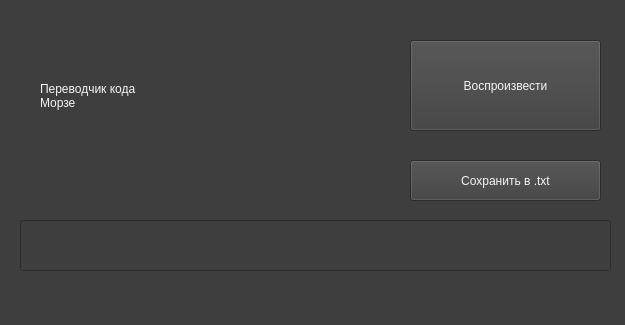
<?xml version="1.0" encoding="UTF-8"?>
<ui version="4.0">
 <class>MainWindow</class>
 <widget class="QMainWindow" name="MainWindow">
  <property name="geometry">
   <rect>
    <x>0</x>
    <y>0</y>
    <width>625</width>
    <height>325</height>
   </rect>
  </property>
  <property name="windowTitle">
   <string>Morse Code Translator</string>
  </property>
  <property name="styleSheet">
   <string notr="true">background-color: rgb(62, 62, 62);</string>
  </property>
  <widget class="QWidget" name="centralwidget">
   <widget class="QPushButton" name="play_Button">
    <property name="geometry">
     <rect>
      <x>410</x>
      <y>40</y>
      <width>191</width>
      <height>91</height>
     </rect>
    </property>
    <property name="styleSheet">
     <string notr="true">color: rgb(245, 245, 245);
font: 75 12pt &quot;Segoe Script&quot;;</string>
    </property>
    <property name="text">
     <string>Воспроизвести</string>
    </property>
   </widget>
   <widget class="QLineEdit" name="lineEdit">
    <property name="geometry">
     <rect>
      <x>20</x>
      <y>220</y>
      <width>591</width>
      <height>51</height>
     </rect>
    </property>
    <property name="styleSheet">
     <string notr="true">color: rgb(245, 245, 245);
selection-background-color: rgb(150, 150, 150);
border-color: rgb(80, 80, 80);
selection-color: rgb(230, 230, 230);
font: 75 16pt &quot;Segoe Script&quot;;</string>
    </property>
   </widget>
   <widget class="QLabel" name="label">
    <property name="geometry">
     <rect>
      <x>40</x>
      <y>40</y>
      <width>321</width>
      <height>111</height>
     </rect>
    </property>
    <property name="styleSheet">
     <string notr="true">color: rgb(245, 245, 245);
font: 75 18pt &quot;Segoe Script&quot;;</string>
    </property>
    <property name="text">
     <string>Переводчик кода
Морзе</string>
    </property>
   </widget>
   <widget class="QPushButton" name="save_Button">
    <property name="geometry">
     <rect>
      <x>410</x>
      <y>160</y>
      <width>191</width>
      <height>41</height>
     </rect>
    </property>
    <property name="styleSheet">
     <string notr="true">color: rgb(245, 245, 245);
font: 75 10pt &quot;Segoe Script&quot;;</string>
    </property>
    <property name="text">
     <string>Сохранить в .txt</string>
    </property>
   </widget>
  </widget>
  <widget class="QStatusBar" name="statusbar"/>
 </widget>
 <resources/>
 <connections/>
</ui>
